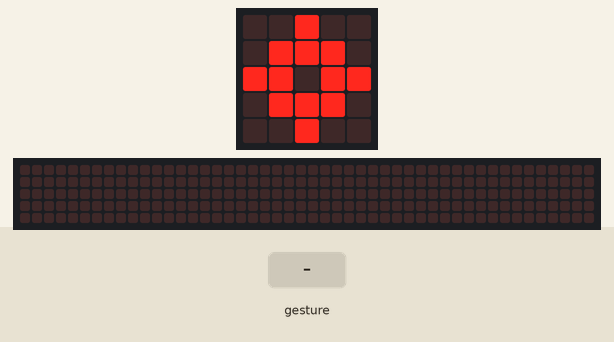
Simulated run of this program. Board: BBC micro:bit running MicroPython. Shown: the board's 5×5 LED display, a strip that is not on the board, showing the scrolling text unrolled. Inputs (shaded band) come from the test bench. Random numbers come from a fixed seed; a tilt is held for 1.5 s and a shake lasts 1 s, then the board lies face up again; the 48×5 strip is a reading aid, not a part: it shows the text the display is scrolling, unrolled, one strip-width of it at a time.

Above: at 1.2 s.
1.3 s: gesture 'shake'
At 1.57 s:
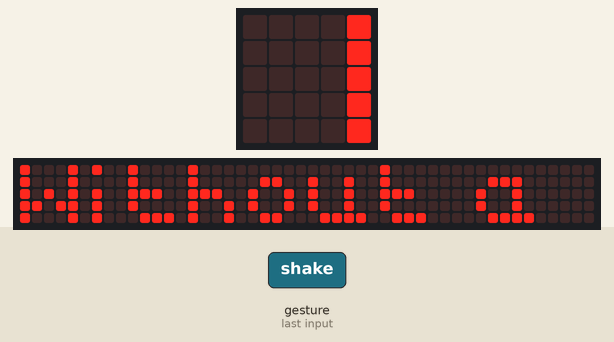
At 2.02 s:
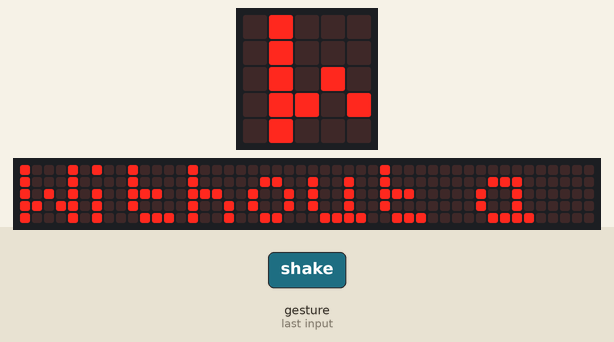

The program:

main.py
```python
# 5 - Magic 8 Bit

from microbit import *
# we're also going to import pythons random number generator
import random

# this is a list storing all of the answers
answers = [
	"Yes",
	"It is decidedly so",
	"Without a doubt",
	"Outlook good",
	"Better not tell you now",
	"Ask again later",
	"Don't count on it",
	"Outlook not so good",
]

while True:
	if accelerometer.was_gesture("shake"):
		answer = random.choice(answers) # pick a random answer from the list
		display.scroll(answer, wait=True)
	else:
		# this sort of looks like a ball.
		display.show(Image.TARGET)
```

Measured:
- after the input at 1.3 s, the display: changes after 0.20 s (image 1)
